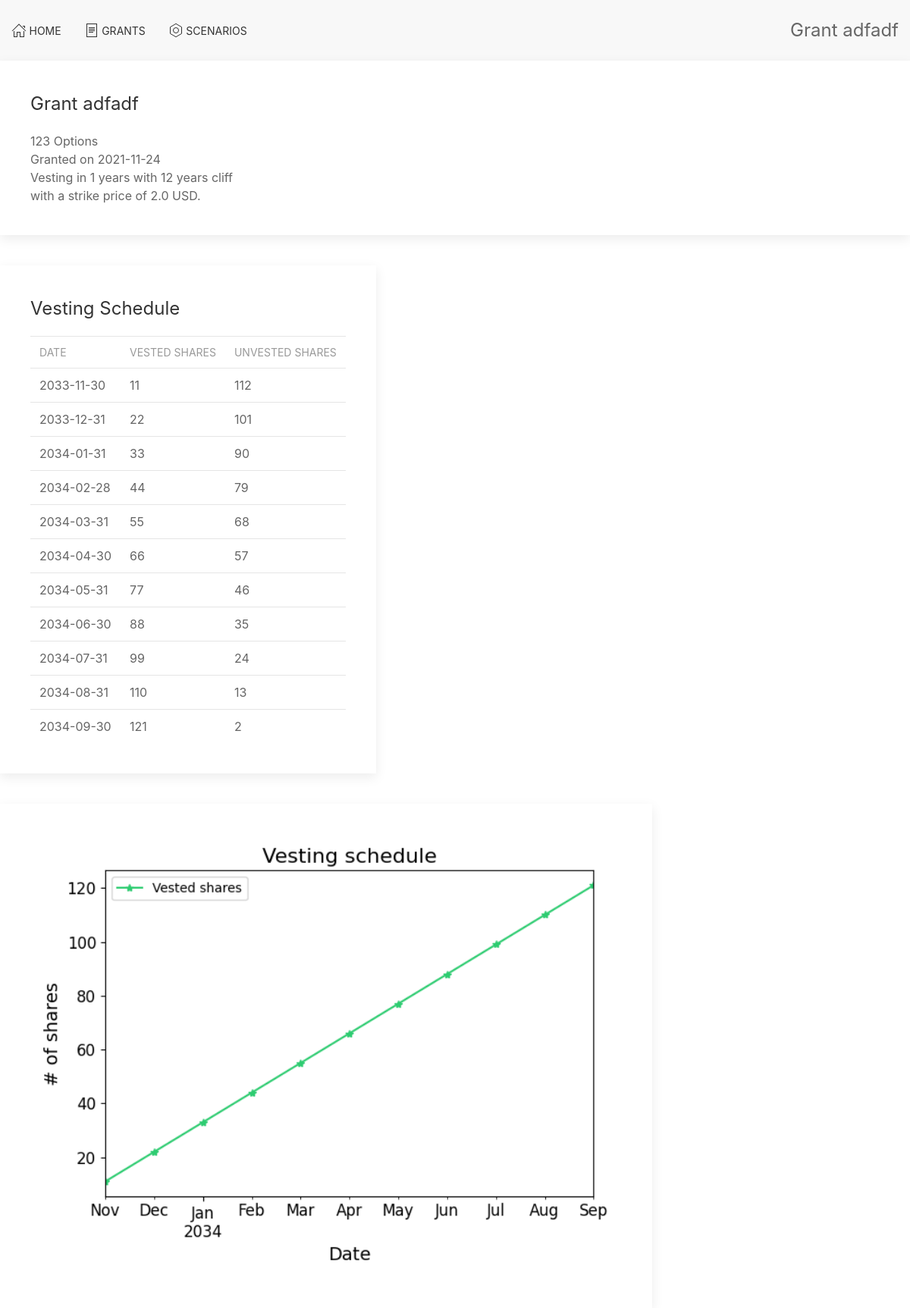
Screenshot of /grants/adfadf with the database file from the repository.
### tables this page shows
CREATE TABLE grants (
    name    TEXT NOT NULL PRIMARY KEY,
    kind    TEXT NOT NULL,
    shares  INTEGER NOT NULL,
    date    TEXT NOT NULL,
    cliff   INTEGER NOT NULL,
    vesting INTEGER NOT NULL,
    strike  FLOAT
);

### pegasus/webapp/equity/views.py (the view)
@grants.route("/grants/<name>")
def grant(name):
    grant = get_grant(name)
    schedule = get_vesting_schedule(grant)
    my_plot = plot_grant_schedule(schedule)
    return render_template("grant.jinja", grant=grant, plot=my_plot, schedule=schedule)

### pegasus/equity/entities.py (called while the page is built)
    @classmethod
    def from_dict(cls, dictionary):
        dictionary["date"] = to_datetime((dictionary["date"]))
        return cls(**{f.name: dictionary[f.name] for f in fields(cls)})

### pegasus/equity/vesting.py (called while the page is built)
def get_vesting_schedule(grant: Grant):
    start_date = grant.date + relativedelta(years=grant.cliff)
    end_date = start_date + relativedelta(months=12 * grant.vesting - 1)
    dates = date_range(start_date, end_date, freq="1M")
    schedule = DataFrame(
        {"vested": zeros(len(dates)), "unvested": zeros(len(dates))},
        index=dates,
        dtype=int,
    )
    unvested = grant.shares
    vested = 0
    for date in dates:
        to_vest = min(round(grant.shares / len(dates)), unvested)
        vested += to_vest
        unvested -= to_vest
        schedule.loc[date] = [vested, unvested]
    return schedule

def plot_grant_schedule(grant_schedule):
    fig, ax = plt.subplots()
    dated_bar_plot(
        grant_schedule.vested,
        ax,
        fig,
        12,
        label="Vested shares",
        fontsize=12,
        color="#2ecc71",
    )
    ax.legend(loc="upper left")
    ax.set_title("Vesting schedule", fontsize=16)
    ax.set_xlabel("Date", fontsize=14)
    ax.set_ylabel("# of shares", fontsize=14)
    fig.tight_layout()
    return encode_plot(fig)

### pegasus/webapp/app.py (called while the page is built)
@app.teardown_appcontext
def close_connection(exception):
    db = getattr(g, "_database", None)
    if db is not None:
        db.close()

### pegasus/webapp/db.py (called while the page is built)
def get_db():
    db = getattr(g, "_database", None)
    if db is None:
        conn = sqlite3.connect("database/test.db")
        conn.row_factory = sqlite3.Row
        db = g._database = conn
    return db

def query_one(query, args=()):
    cur = get_db().execute(query, args)
    rv = cur.fetchone()
    cur.close()
    return rv

### pegasus/webapp/equity/controllers.py (called while the page is built)
def grant_from_row(row):
    klass = OptionGrant if row["kind"] == "OPTION" else RSUGrant
    row_dict = dict(**row)
    return klass.from_dict(row_dict)

def get_grant(name):
    row = query_one("SELECT * FROM grants WHERE name = ?", (name,))
    return grant_from_row(row)

### pegasus/webapp/equity/plotting.py (called while the page is built)
def encode_plot(fig):
    figfile = BytesIO()
    fig.savefig(figfile, format="png")
    figfile.seek(0)
    figdata_png = base64.b64encode(figfile.read())
    return figdata_png.decode("utf-8")

def dated_bar_plot(data_series, ax, fig, max_ticks, *args, **kwargs):
    data_series.plot.line(ax=ax, style="-*", *args, **kwargs)

### pegasus/webapp/templates/grant.jinja (shortened to what this page needs)
{% extends "base.jinja" %}
{% block head %}
{{ super() }}
{% endblock %}
{%block pagetitle %} Grant {{grant.name}} {%endblock%}
{% block content %}
<div class="uk-child-width-expand@s" uk-grid>
    <div>
        <div class="uk-card uk-card-default uk-card-body">
                <h3>Grant {{ grant.name }}</h3>
                <p>
                    {{ grant.shares }} {{ grant.kind if  grant.kind == "RSU" else grant.kind.title() }}s
                    <br/>Granted on {{ grant.date.date() }}
                    <br/>Vesting in {{ grant.vesting }} years {% if grant.cliff != 0 %} with {{ grant.cliff }} years cliff {% endif %}
                    {% if grant.kind == "OPTION" %}<br/> with a strike price of {{ grant.strike }} USD. {% endif %}
                </p>
        </div>
    </div>
</div>
<div class="uk-grid-match" uk-grid>
    <div>
        <div class="uk-card uk-card-default uk-card-body">
            <h3>Vesting Schedule </h3>
            <table class="uk-table uk-table-small uk-table-divider uk-table-hover">
                <thead>
                    <tr>
                        <th>Date</th>
                        <th>Vested Shares</th>
                        <th>Unvested Shares</th>
                    </tr>
                </thead>
                <tbody>
                    {% for row in schedule.itertuples() %}
                    <tr>
                        <td>{{ row.Index.date() }}</td>
                        <td>{{ row.vested }}</td>
                        <td>{{ row.unvested }}</td>
                    </tr>
                    {% endfor %}
                </tbody>
            </table>
        </div>
    </div>
    <div>
        <div class="uk-card uk-card-default uk-card-body">
            {% if plot != None %}
                <img width="780" height="1024"\>
            {% endif %}
        </div>
    </div>
</div>
{% endblock %}

### rows the page displays
grants: name "adfadf", shares "123", kind "Option", vesting "1", cliff "12", strike "2.0"

### other values shown
{{ grant.date.date() }} "2021-11-24"
{{ row.Index.date() }} "2033-11-30" "2033-12-31" "2034-01-31" "2034-02-28" "2034-03-31" "2034-04-30" "2034-05-31" "2034-06-30" "2034-07-31" "2034-08-31" "2034-09-30"
{{ row.vested }} "11" "22" "33" "44" "55" "66" "77" "88" "99" "110" "121"
{{ row.unvested }} "112" "101" "90" "79" "68" "57" "46" "35" "24" "13" "2"
